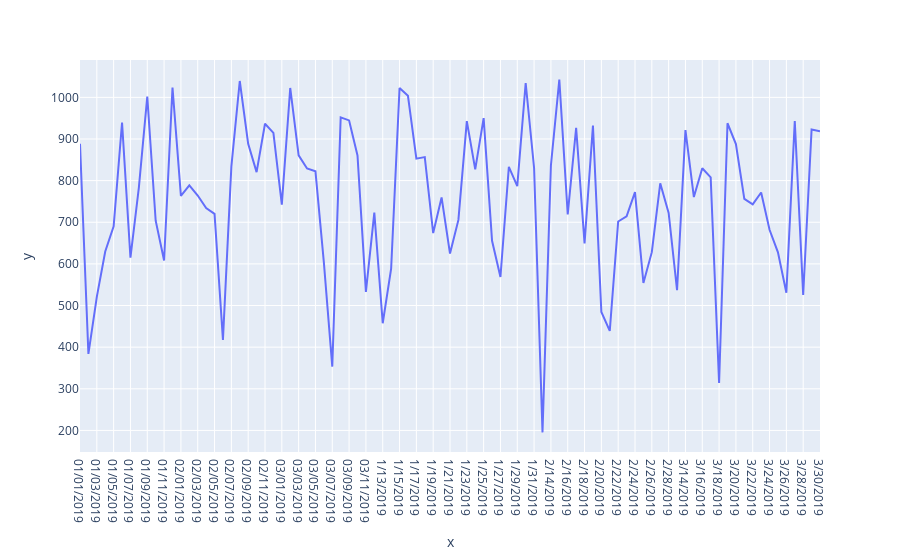

This figure's notebook cell:
### Code cell
px.line(x =D_T["Date"] , y =  D_T["max"] )
